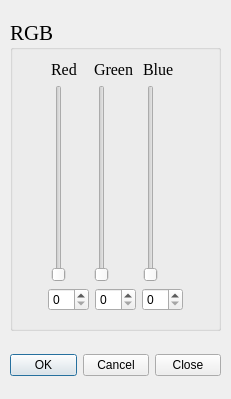
<?xml version="1.0" encoding="UTF-8"?>
<ui version="4.0">
 <class>RgbDialog</class>
 <widget class="QDialog" name="RgbDialog">
  <property name="geometry">
   <rect>
    <x>0</x>
    <y>0</y>
    <width>231</width>
    <height>399</height>
   </rect>
  </property>
  <property name="minimumSize">
   <size>
    <width>231</width>
    <height>399</height>
   </size>
  </property>
  <property name="maximumSize">
   <size>
    <width>231</width>
    <height>399</height>
   </size>
  </property>
  <property name="windowTitle">
   <string>Dialog</string>
  </property>
  <widget class="QGroupBox" name="groupBox">
   <property name="geometry">
    <rect>
     <x>10</x>
     <y>20</y>
     <width>211</width>
     <height>311</height>
    </rect>
   </property>
   <property name="font">
    <font>
     <family>Times New Roman</family>
     <pointsize>16</pointsize>
    </font>
   </property>
   <property name="title">
    <string>RGB</string>
   </property>
   <layout class="QGridLayout" name="gridLayout_3"/>
  </widget>
  <widget class="QWidget" name="layoutWidget">
   <property name="geometry">
    <rect>
     <x>10</x>
     <y>350</y>
     <width>211</width>
     <height>31</height>
    </rect>
   </property>
   <layout class="QHBoxLayout" name="horizontalLayout">
    <item>
     <widget class="QPushButton" name="okButton">
      <property name="text">
       <string>OK</string>
      </property>
     </widget>
    </item>
    <item>
     <spacer name="horizontalSpacer">
      <property name="orientation">
       <enum>Qt::Horizontal</enum>
      </property>
      <property name="sizeHint" stdset="0">
       <size>
        <width>40</width>
        <height>20</height>
       </size>
      </property>
     </spacer>
    </item>
    <item>
     <widget class="QPushButton" name="cancelButton">
      <property name="text">
       <string>Cancel</string>
      </property>
     </widget>
    </item>
    <item>
     <spacer name="horizontalSpacer_2">
      <property name="orientation">
       <enum>Qt::Horizontal</enum>
      </property>
      <property name="sizeHint" stdset="0">
       <size>
        <width>40</width>
        <height>20</height>
       </size>
      </property>
     </spacer>
    </item>
    <item>
     <widget class="QPushButton" name="closeButton">
      <property name="text">
       <string>Close</string>
      </property>
     </widget>
    </item>
   </layout>
  </widget>
  <widget class="QWidget" name="layoutWidget">
   <property name="geometry">
    <rect>
     <x>30</x>
     <y>60</y>
     <width>171</width>
     <height>251</height>
    </rect>
   </property>
   <layout class="QGridLayout" name="gridLayout_4">
    <item row="1" column="0">
     <layout class="QGridLayout" name="gridLayout_2">
      <item row="0" column="0">
       <widget class="QSpinBox" name="redSpin"/>
      </item>
      <item row="0" column="3">
       <widget class="QSpinBox" name="blueSpin"/>
      </item>
      <item row="0" column="2">
       <widget class="QSpinBox" name="greenSpin"/>
      </item>
     </layout>
    </item>
    <item row="0" column="0">
     <layout class="QGridLayout" name="gridLayout">
      <item row="0" column="0">
       <widget class="QLabel" name="label">
        <property name="font">
         <font>
          <family>Times New Roman</family>
          <pointsize>12</pointsize>
         </font>
        </property>
        <property name="text">
         <string>Red  </string>
        </property>
       </widget>
      </item>
      <item row="0" column="1">
       <widget class="QLabel" name="label_2">
        <property name="font">
         <font>
          <family>Times New Roman</family>
          <pointsize>12</pointsize>
         </font>
        </property>
        <property name="text">
         <string>Green</string>
        </property>
       </widget>
      </item>
      <item row="0" column="2">
       <widget class="QLabel" name="label_3">
        <property name="font">
         <font>
          <family>Times New Roman</family>
          <pointsize>12</pointsize>
         </font>
        </property>
        <property name="text">
         <string>Blue </string>
        </property>
       </widget>
      </item>
      <item row="1" column="0">
       <widget class="QSlider" name="redSlider">
        <property name="orientation">
         <enum>Qt::Vertical</enum>
        </property>
       </widget>
      </item>
      <item row="1" column="1">
       <widget class="QSlider" name="greenSlider">
        <property name="orientation">
         <enum>Qt::Vertical</enum>
        </property>
       </widget>
      </item>
      <item row="1" column="2">
       <widget class="QSlider" name="blueSlider">
        <property name="font">
         <font>
          <weight>50</weight>
          <bold>false</bold>
         </font>
        </property>
        <property name="styleSheet">
         <string notr="true">border-color: rgb(85, 255, 255);</string>
        </property>
        <property name="orientation">
         <enum>Qt::Vertical</enum>
        </property>
       </widget>
      </item>
     </layout>
    </item>
   </layout>
  </widget>
 </widget>
 <resources/>
 <connections/>
</ui>
